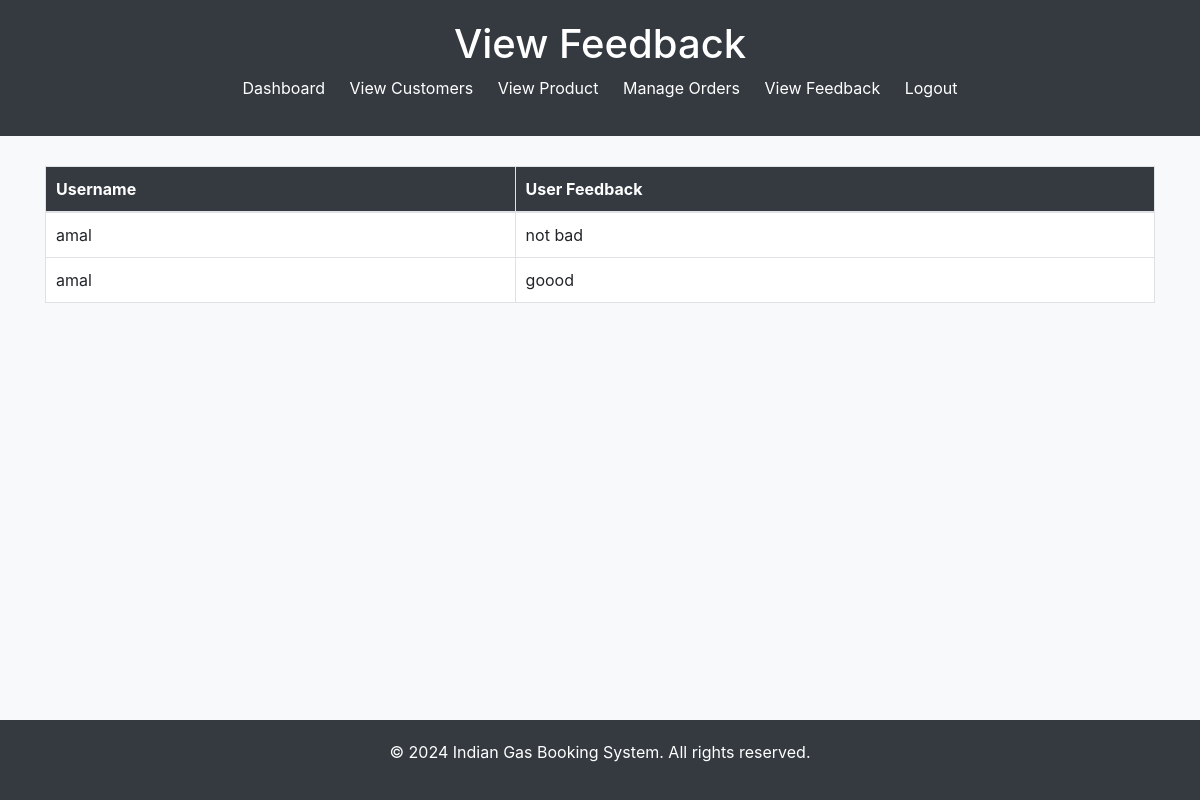
/view_feedback/ (signed in), run on the app's committed database.
### gas/models.py (models this page shows, shortened)
class Feedback(models.Model):
    id=models.BigAutoField(primary_key=True)
    User=models.ForeignKey(User,on_delete=models.CASCADE)
    description = models.CharField(max_length=500)

### gas/views.py (the view)
# urls.py: path('view_feedback/', views.view_feedback, name="view_feedback"),
@login_required(login_url="my-login")
def view_feedback(request):
    feedbacks = Feedback.objects.all()
    return render(request, 'gas/view_feedback.html', {'feedbacks': feedbacks})

### gas/templates/gas/view_feedback.html (shortened to what this page needs)
<!DOCTYPE html>
<html lang="en">
<head>
    <link rel="stylesheet" href="https://stackpath.bootstrapcdn.com/bootstrap/4.5.2/css/bootstrap.min.css">
</head>
<body>
<header>
    <h1>View Feedback</h1>
    <nav>
        <ul>
            <li><a href="{% url 'admindashboard' %}">Dashboard</a></li>
            <li><a href="{% url 'customer-details' %}">View Customers</a></li>
            <li><a href="{% url 'view_products' %}">View Product</a></li>
            <li><a href="{% url 'everyorders' %}">Manage Orders</a></li>
            <li><a href="{% url 'view_feedback' %}">View Feedback</a></li>
            <li><a href="{% url 'user-logout' %}">Logout</a></li>
        </ul>
    </nav>
</header>
<main>
    <div class="container feedback-table">
        <table class="table">
            <thead>
                <tr>
                    <th>Username</th>
                    <th> User Feedback </th>
                </tr>
            </thead>
            <tbody>
                {% for feedback in feedbacks %}
                <tr>
                    <td>{{ feedback.User }}</td>
                    <td>{{ feedback.description }}</td>
                </tr>
                {% empty %}
                <tr>
                    <td colspan="2">No feedbacks available.</td>
                </tr>
                {% endfor %}
            </tbody>
        </table>
    </div>
</main>
<footer>
    <p>&copy; {% now "Y" %} Indian Gas Booking System. All rights reserved.</p>
</footer>
</body>
</html>

### gas/templates/gas/view_feedback.html (style rules this page uses)
body { margin: 0; padding: 0; min-height: 100vh; display: flex; flex-direction: column; background-color: #f8f9fa; }
main { flex: 1; }
header { background-color: #343a40; padding: 20px 0; color: #fff; }
header h1 { text-align: center; }
nav ul { list-style: none; padding: 0; text-align: center; }
nav ul li { display: inline-block; margin: 0 10px; }
nav ul li a { color: #fff; text-decoration: none; transition: color 0.3s; }
.feedback-table { margin-top: 30px; }
.feedback-table th, .feedback-table td { padding: 10px; text-align: left; border: 1px solid #dee2e6; }
.feedback-table th { background-color: #343a40; color: #fff; }
.feedback-table td { background-color: #fff; }
footer { background-color: #343a40; color: #fff; text-align: center; padding: 20px 0; }

### data on the page
Feedback: User "amal", description "not bad"
Feedback: User "amal", description "goood"
